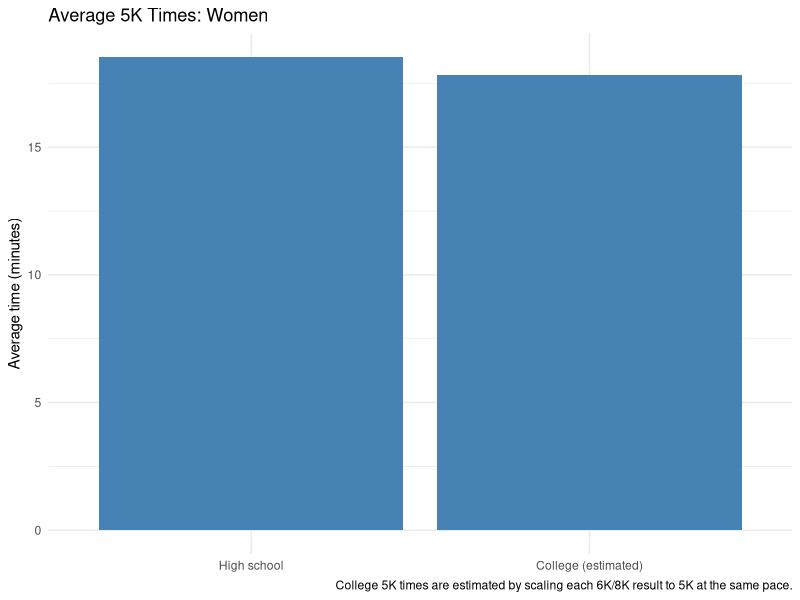

Recreate this plot in R.
## ---- chunk 1
library(dplyr)
library(ggplot2)
library(readr)
library(tibble)
library(tidyr)

if (file.exists("runners.csv")) {
  runners <- read_csv("runners.csv", show_col_types = FALSE)

  required_columns <- c(
    "gender", "high_school_5k", "college_distance", "college_time"
  )

  if (!all(required_columns %in% names(runners))) {
    stop("runners.csv must include: ", paste(required_columns, collapse = ", "))
  }

  plot_data <- runners |>
    mutate(
      gender = case_when(
        tolower(gender) %in% c("female", "women", "f") ~ "Female",
        tolower(gender) %in% c("male", "men", "m") ~ "Male",
        TRUE ~ NA_character_
      ),
      college_distance = paste0(
        gsub("[^0-9]", "", college_distance),
        "K"
      ),
      college_distance_km = as.numeric(gsub("[^0-9]", "", college_distance))
    ) |>
    filter(
      gender %in% c("Female", "Male"),
      college_distance %in% c("6K", "8K"),
      !is.na(high_school_5k),
      !is.na(college_time),
      high_school_5k > 0,
      college_time > 0
    ) |>
    mutate(college_5k_equivalent = college_time * 5 / college_distance_km)
} else {
  plot_data <- tibble(
    gender = character(),
    high_school_5k = numeric(),
    college_5k_equivalent = numeric()
  )
}

average_times <- plot_data |>
  group_by(gender) |>
  summarise(
    high_school_5k = mean(high_school_5k) / 60,
    college_5k = mean(college_5k_equivalent) / 60,
    runners = n(),
    .groups = "drop"
  ) |>
  pivot_longer(
    cols = c(high_school_5k, college_5k),
    names_to = "stage",
    values_to = "average_minutes"
  ) |>
  mutate(
    stage = factor(
      recode(
        stage,
        high_school_5k = "High school",
        college_5k = "College (estimated)"
      ),
      levels = c("High school", "College (estimated)")
    )
  )
## ---- chunk 2
if (nrow(average_times |> filter(gender == "Female")) > 0) {
  print(
    average_times |>
      filter(gender == "Female") |>
      ggplot(aes(x = stage, y = average_minutes)) +
      geom_col(fill = "steelblue") +
      labs(
        title = "Average 5K Times: Women",
        x = NULL,
        y = "Average time (minutes)",
        caption = "College 5K times are estimated by scaling each 6K/8K result to 5K at the same pace."
      ) +
      theme_minimal()
  )
} else {
  cat("Add matched female runner records to runners.csv to create this graph.")
}
## ---- chunk 3
if (nrow(average_times |> filter(gender == "Male")) > 0) {
  print(
    average_times |>
      filter(gender == "Male") |>
      ggplot(aes(x = stage, y = average_minutes)) +
      geom_col(fill = "darkorange") +
      labs(
        title = "Average 5K Times: Men",
        x = NULL,
        y = "Average time (minutes)",
        caption = "College 5K times are estimated by scaling each 6K/8K result to 5K at the same pace."
      ) +
      theme_minimal()
  )
} else {
  cat("Add matched male runner records to runners.csv to create this graph.")
}
